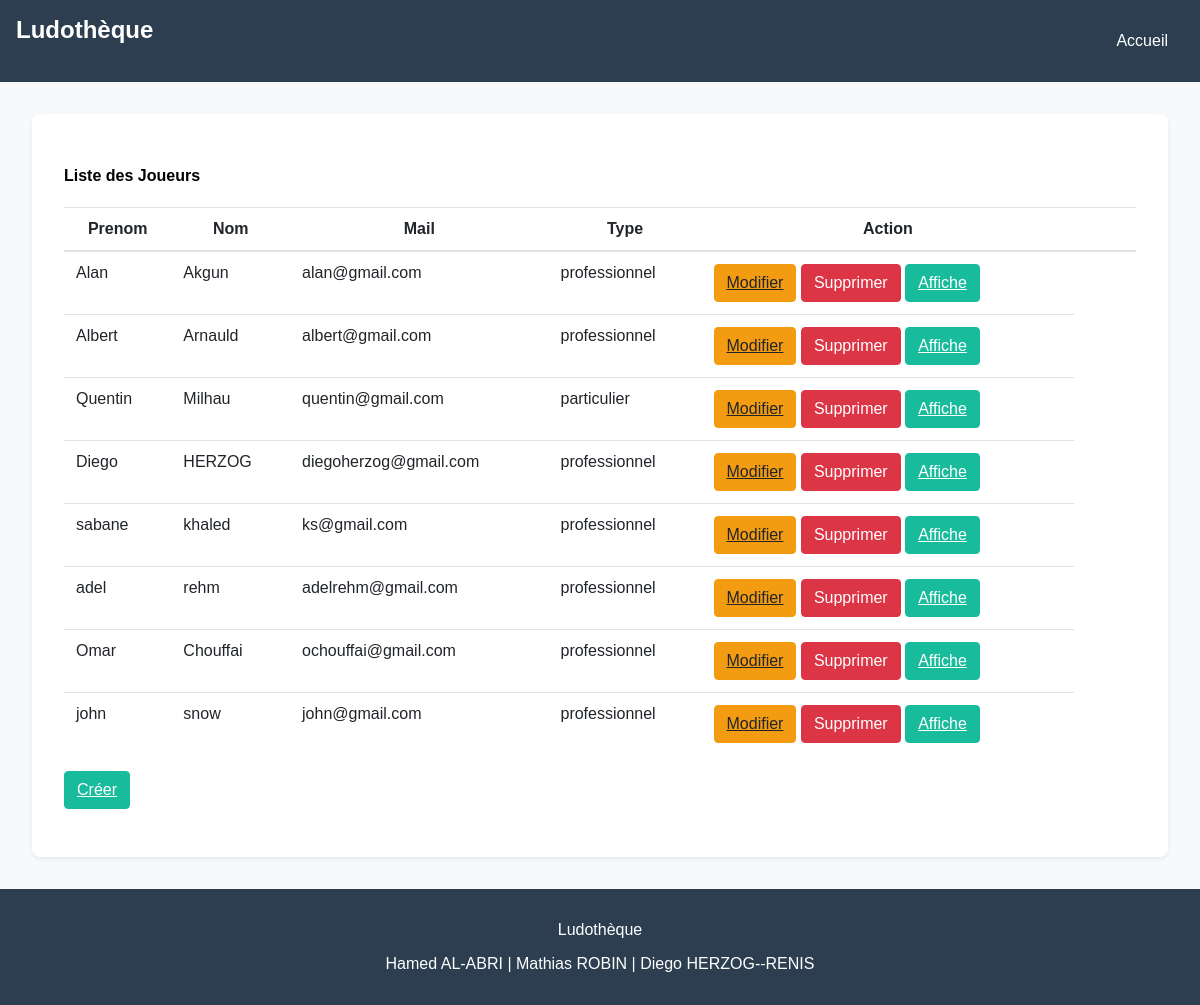
The app's page /joueurs/ with its own data.
### myapp/models.py (models this page shows, shortened)
class Joueur(models.Model):
    prenom = models.CharField(max_length=200)
    nom = models.CharField(max_length=200)
    mail = models.EmailField()
    mot_de_passe = models.CharField(max_length=200)
    type = models.CharField(max_length=50, choices=[('professionnel', 'Professionnel'), ('particulier', 'Particulier')])

### myapp/views.py (the view)
# urls.py: path('joueurs/', views.joueurList, name='joueur-liste'),
def joueurList(request):
    joueurs = Joueur.objects.all()
    return render(request,'joueur/joueur_liste.html',{'joueurs': joueurs})

### myapp/templates/joueur/joueur_liste.html (shortened to what this page needs)
{% extends "base.html" %}
{% block content %}
<div class="card-body">
    <h4>Liste des Joueurs</h4>
    <table class="table">
        <thead>
            <tr>
                <th scope="col">Prenom</th>
                <th scope="col">Nom</th>
                <th scope="col">Mail</th>
                <th scope="col">Type</th>
                <th scope="col">Action</th>
                <th scope="col"></th>
                <th scope="col"></th>
            </tr>
        </thead>
        <tbody>
            {% for joueur in joueurs %}
            <tr>
                <td>{{ joueur.prenom }}</td>
                <td>{{ joueur.nom }}</td>
                <td>{{ joueur.mail }}</td>
                <td>{{ joueur.type }}</td>
                <td>
                    <a type="button" class="btn btn-warning" href="{% url 'update_joueur' joueur.id %}">Modifier</a>
                    <form action="{% url 'delete_joueur' joueur.id %}" method="post" style="display:inline;">
                        <button type="submit" class="btn btn-danger">Supprimer</button>
                    </form>
                    <a type="button" class="btn btn-success" href="{% url 'display_joueur' joueur.id %}">Affiche</a>
                </td>
            </tr>
            {% endfor %}
        </tbody>
    </table>
    <section class="table">
        <a type="button" class="btn btn-success" href="{% url 'create_joueur' %}">Créer</a>
    </section>
</div>
{% endblock %}

### myapp/static/design.css (style rules this page uses)
body { font-family: 'Arial', sans-serif; background-color: #f8f9fa; margin: 0; padding: 0; display: flex; flex-direction: column; min-height: 100vh; }
.card-body { padding: 2rem; background-color: white; margin: 2rem; border-radius: 0.5rem; box-shadow: 0 0.125rem 0.25rem rgba(0, 0, 0, 0.075); }
.table { width: 100%; margin-bottom: 1rem; color: #212529; border-collapse: collapse; }
.table th, .table td { padding: 0.75rem; vertical-align: top; border-top: 1px solid #dee2e6; }
.table thead th { vertical-align: bottom; border-bottom: 2px solid #dee2e6; }
.btn { display: inline-block; font-weight: 400; color: #212529; text-align: center; vertical-align: middle; user-select: none; background-color: transparent; border: 1px solid transparent; padding: 0.375rem 0.75rem; font-size: 1rem; line-height: 1.5; border-radius: 0.25rem; transition: color 0.15s ease-in-out, background-color 0.15s ease-in-out, border-color 0.15s ease-in-out, box-shadow 0.15s ease-in-out; }
.btn-warning { color: #212529; background-color: #f39c12; border-color: #f39c12; }
.btn-danger { color: #fff; background-color: #dc3545; border-color: #dc3545; }
.btn-success { color: #fff; background-color: #18bc9c; border-color: #18bc9c; }

### records on screen
Joueur: prenom "Alan", nom "Akgun", mail "alan@gmail.com", type "professionnel"
Joueur: prenom "Albert", nom "Arnauld", mail "albert@gmail.com", type "professionnel"
Joueur: prenom "Quentin", nom "Milhau", mail "quentin@gmail.com", type "particulier"
Joueur: prenom "Diego", nom "HERZOG", mail "diegoherzog@gmail.com", type "professionnel"
Joueur: prenom "sabane", nom "khaled", mail "ks@gmail.com", type "professionnel"
Joueur: prenom "adel", nom "rehm", mail "adelrehm@gmail.com", type "professionnel"
Joueur: prenom "Omar", nom "Chouffai", mail "ochouffai@gmail.com", type "professionnel"
Joueur: prenom "john", nom "snow", mail "john@gmail.com", type "professionnel"
